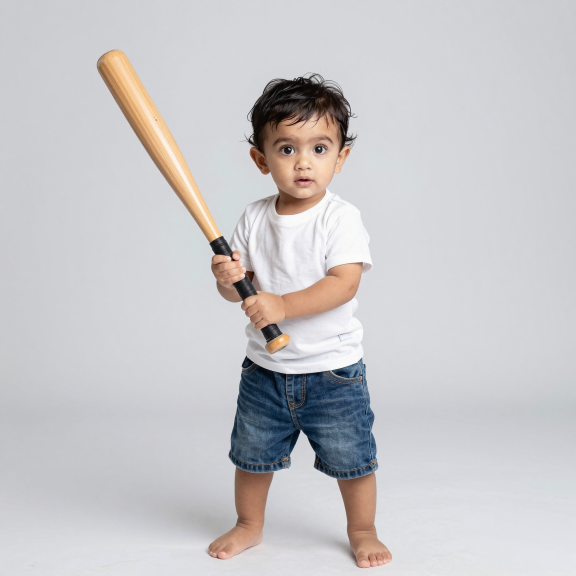
#> input picture comfyui-scripts/kid_bat.png, 1152 x 1152 px (shown at 1/2 size)
$ python inpaint_clothes.py -i kid_bat.png
#> lines starting #> are read from the running program, lines starting #| are printed output that depends on the picture; after the words box and inside, x2 and y2 are one past the last pixel; in counts of white or black regions, pixels touching at a corner belong together
"""
Inpaint workflow for Totsburg kidswear - inpaints clothing on upscaled images.
Uses Z-Image model with InpaintCropImproved for masking.

Usage:
  python inpaint_clothes.py --input image.png --prompt "toddler boy wearing red t-shirt and white shorts"
  python inpaint_clothes.py --input image.png --prompt "white formal shirt and navy blue trousers" --mask-region top-half
"""

import json
import urllib.request
import urllib.parse
import urllib.error
import base64
import uuid
import time
import os
import sys
import io
import threading
from PIL import Image, ImageDraw
import numpy as np

if sys.platform == 'win32':
    sys.stdout.reconfigure(encoding='utf-8', errors='replace')

# ================= CONFIG =================
SERVER_URL = "http://127.0.0.1:8000"
WS_URL = "ws://127.0.0.1:8000"

SCRIPT_DIR = os.path.dirname(os.path.abspath(__file__))
OUTPUT_DIR = r"C:\Users\openclaw.BILLION-DOLLAR-\Desktop\ComfyUi_Python_new\outputs\inpainted_images"
COMFYUI_INPUT_DIR = r"C:\Users\openclaw.BILLION-DOLLAR-\Documents\ComfyUI\input"

TIMEOUT = 600
# =========================================

os.makedirs(OUTPUT_DIR, exist_ok=True)


def load_workflow(path):
    with open(path, "r", encoding="utf-8") as f:
        return json.load(f)


def upload_image(image_path, filename=None):
    if filename is None:
        filename = os.path.basename(image_path)
    with open(image_path, "rb") as f:
        image_data = f.read()
    boundary = uuid.uuid4().hex
    body = (
        f"--{boundary}\r\n"
        f'Content-Disposition: form-data; name="image"; filename="{filename}"\r\n'
        f"Content-Type: image/png\r\n\r\n"
    ).encode() + image_data + f"\r\n--{boundary}--\r\n".encode()
    req = urllib.request.Request(
        f"{SERVER_URL}/upload/image",
        data=body,
        headers={"Content-Type": f"multipart/form-data; boundary={boundary}"},
    )
    with urllib.request.urlopen(req) as response:
        return json.loads(response.read()).get("name", filename)


# [18 lines left out: function upload_pil_image, not called in this run]


def create_clothing_mask(image_path, region="full"):
    """Create a mask for the clothing area of a standing toddler.
    region: 'full' (t-shirt + shorts), 'top' (t-shirt only), 'bottom' (shorts only)
    """
#> called with image_path = 'kid_bat.png', region = 'full'
    img = Image.open(image_path)
#> img is the input picture: PIL image 1152x1152 RGB; mean R, G, B 199.8, 198.5, 200.9
    w, h = img.size
#> w = 1152; h = 1152

    mask = Image.new("L", (w, h), 0)
#> mask: PIL image 1152x1152 L; every value is 0
    draw = ImageDraw.Draw(mask)

    if region == "top":
        # T-shirt area: roughly 15%-55% height, 20%-80% width
        draw.rectangle([int(w*0.20), int(h*0.15), int(w*0.80), int(h*0.55)], fill=255)
    elif region == "bottom":
        # Shorts area: roughly 50%-70% height, 25%-75% width
        draw.rectangle([int(w*0.25), int(h*0.50), int(w*0.75), int(h*0.70)], fill=255)
    else:  # full
        # T-shirt + shorts: 15%-70% height, 20%-80% width
        draw.rectangle([int(w*0.20), int(h*0.15), int(w*0.80), int(h*0.70)], fill=255)

    return mask


# [42 lines left out: functions queue_prompt, wait_for_completion, download_image, not called in this run]


def inpaint(image_path, prompt, region="full", seed=None):
    """Inpaint clothing area on an image using Z-Image."""
    if seed is None:
        seed = int(time.time()) % 2**31

    # Create mask
    print("Creating clothing mask...")
    mask = create_clothing_mask(image_path, region=region)
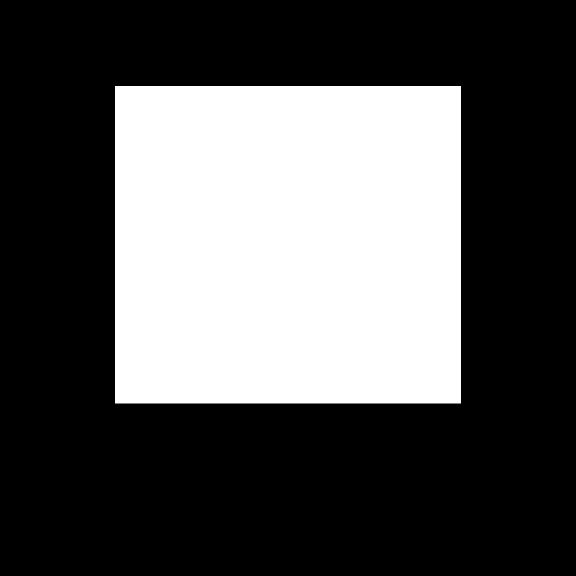
#> mask: PIL image 1152x1152 L (shown at 1/2 size); 33.1% white; 1 white region, box (x1, y1, x2, y2) and area: (230, 172, 922, 807) 439420

    # Upload image and mask
    print("Uploading image and mask...")
    img_filename = upload_image(image_path)
    mask_filename = upload_pil_image(mask, f"mask_{os.path.splitext(os.path.basename(image_path))[0]}.png")

    # Build workflow
    workflow = {
        # Load original image
        "4": {
            "inputs": {"image": img_filename},
            "class_type": "LoadImage",
            "_meta": {"title": "Load Image"}
        },
        # Load mask
        "9": {
            "inputs": {"image": mask_filename, "channel": "red"},
            "class_type": "LoadImageMask",
            "_meta": {"title": "Load Mask"}
        },
        # Crop around mask for inpainting
        "3": {
            "inputs": {
                "image": ["4", 0],
                "mask": ["9", 0],
                "downscale_algorithm": "lanczos",
                "upscale_algorithm": "lanczos",
                "preresize": False,
                "preresize_mode": "ensure minimum resolution",
                "preresize_min_width": 1024,
                "preresize_min_height": 1024,
                "preresize_max_width": 16384,
                "preresize_max_height": 16384,
                "mask_fill_holes": True,
                "mask_expand_pixels": 16,
                "mask_invert": False,
                "mask_blend_pixels": 32,
                "mask_hipass_filter": 0.1,
                "extend_for_outpainting": False,
                "extend_up_factor": 1.0,
                "extend_down_factor": 1.0,
                "extend_left_factor": 1.0,
                "extend_right_factor": 1.0,
                "context_from_mask_extend_factor": 1.2,
                "output_resize_to_target_size": False,
                "output_target_width": 1024,
                "output_target_height": 1024,
                "output_padding": "32",
                "device_mode": "gpu (much faster)"
            },
            "class_type": "InpaintCropImproved",
            "_meta": {"title": "Inpaint Crop"}
        },
        # Z-Image model
        "46": {
            "inputs": {
                "unet_name": "z-image\\z_image_turbo_bf16.safetensors",
                "weight_dtype": "default"
            },
            "class_type": "UNETLoader",
            "_meta": {"title": "Load Diffusion Model"}
        },
        "47": {
            "inputs": {
                "shift": 3,
                "model": ["46", 0]
            },
            "class_type": "ModelSamplingAuraFlow",
            "_meta": {"title": "ModelSamplingAuraFlow"}
        },
        "39": {
            "inputs": {
                "clip_name": "qwen_3_4b.safetensors",
                "type": "lumina2",
                "device": "default"
            },
            "class_type": "CLIPLoader",
            "_meta": {"title": "Load CLIP"}
        },
        "40": {
            "inputs": {
                "vae_name": "ae.safetensors"
            },
            "class_type": "VAELoader",
            "_meta": {"title": "Load VAE"}
        },
        # Positive prompt
        "45": {
            "inputs": {
                "text": prompt,
                "clip": ["39", 0]
            },
            "class_type": "CLIPTextEncode",
            "_meta": {"title": "Positive Prompt"}
        },
        # Negative (zero out)
        "42": {
            "inputs": {
                "conditioning": ["45", 0]
            },
            "class_type": "ConditioningZeroOut",
            "_meta": {"title": "Negative (ZeroOut)"}
        },
        # VAE Encode the cropped image
        "50": {
            "inputs": {
                "pixels": ["3", 1],
                "vae": ["40", 0]
            },
            "class_type": "VAEEncode",
            "_meta": {"title": "VAE Encode"}
        },
        # Set latent noise mask from the cropped mask
        "51": {
            "inputs": {
                "samples": ["50", 0],
                "mask": ["3", 2]
            },
            "class_type": "SetLatentNoiseMask",
            "_meta": {"title": "Set Latent Noise Mask"}
        },
        # KSampler
        "44": {
            "inputs": {
                "seed": seed,
                "steps": 9,
                "cfg": 1.0,
                "sampler_name": "res_multistep",
                "scheduler": "simple",
                "denoise": 1.0,
                "model": ["47", 0],
                "positive": ["45", 0],
                "negative": ["42", 0],
                "latent_image": ["51", 0]
            },
            "class_type": "KSampler",
            "_meta": {"title": "KSampler"}
        },
        # VAE Decode
        "43": {
            "inputs": {
                "samples": ["44", 0],
                "vae": ["40", 0]
            },
            "class_type": "VAEDecode",
            "_meta": {"title": "VAE Decode"}
        },
        # Stitch back
        "5": {
            "inputs": {
                "stitcher": ["3", 0],
                "inpainted_image": ["43", 0]
            },
            "class_type": "InpaintStitchImproved",
            "_meta": {"title": "Inpaint Stitch"}
        },
        # Save
        "148": {
            "inputs": {
                "filename_prefix": "inpainted",
                "images": ["5", 0]
            },
            "class_type": "SaveImage",
            "_meta": {"title": "Save Image"}
        }
    }

    # Queue
    print(f"Queueing inpaint workflow (seed={seed})...")
    try:
        response = queue_prompt(workflow, uuid.uuid4().hex)
    except urllib.error.HTTPError as e:
        body = e.read().decode('utf-8', errors='replace')
        print(f"X HTTP {e.code}: {body[:500]}")
        return []
    except Exception as e:
        print(f"X Queue error: {e}")
        return []

    prompt_id = response.get("prompt_id")
    if not prompt_id:
        print("X No prompt_id")
        return []

    print(f"Queued: {prompt_id[:8]}...")

    try:
        history = wait_for_completion(prompt_id)
    except TimeoutError:
        print("X Timed out")
        return []
    except RuntimeError as e:
        print(f"X {e}")
        return []

    # Get output
    saved_paths = []
    for node_id, node_output in history.get("outputs", {}).items():
        if "images" in node_output:
            for img_info in node_output["images"]:
                try:
                    img = download_image(
                        img_info["filename"],
                        img_info.get("subfolder", ""),
                        img_info.get("type", "output"),
                    )
                    base_name = os.path.splitext(os.path.basename(image_path))[0]
                    output_file = os.path.join(OUTPUT_DIR, f"inpainted_{base_name}.png")
                    img.save(output_file)
                    print(f"OK {output_file}")
                    saved_paths.append(output_file)
                except Exception as e:
                    print(f"X Download failed: {e}")

    return saved_paths


def main():
    import argparse
    parser = argparse.ArgumentParser(description="Inpaint clothing on Totsburg images")
    parser.add_argument("--input", "-i", type=str, required=True, help="Path to input image")
    parser.add_argument("--prompt", "-p", type=str, default="cute South Asian toddler boy 1 year old wearing red t-shirt and blue shorts on pure white studio background, bright even studio lighting, professional product photography",
                        help="Prompt for inpainting")
    parser.add_argument("--region", "-r", type=str, default="full",
                        choices=["full", "top", "bottom"],
                        help="Mask region: full (t-shirt+shorts), top (t-shirt only), bottom (shorts only)")
    parser.add_argument("--seed", type=int, default=None, help="Random seed")

    args = parser.parse_args()

    if not os.path.exists(args.input):
        print(f"Error: Image not found: {args.input}")
        sys.exit(1)

    print(f"Input: {args.input}")
    print(f"Prompt: {args.prompt}")
    print(f"Region: {args.region}")

    result = inpaint(args.input, args.prompt, region=args.region, seed=args.seed)
    print(f"\nDone! {len(result)} images saved to {OUTPUT_DIR}")


if __name__ == "__main__":
    main()
#> (the call stopped at in upload_image, `with urllib.request.urlopen(req) as response:`: the network is not available in this run)
